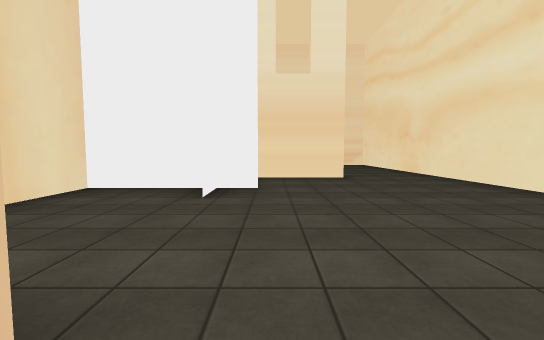
View 1 (above)

12 first-person views from a walk through a scene from a Unity 3-D project. The camera is 1.3 m above the floor, tilts 4° down and sees 90° across. The floor is counted in squares, 2 m on a side. Each view is taken from the middle of a square. On the plan, view 1 faces up. The plan holds only what a view shows up to about 9 squares ahead; the rest is blank. The place goes on beyond the plan. The player character is not drawn. Some animated figures are not drawn. Some surface patterns are stand-ins.

View 2
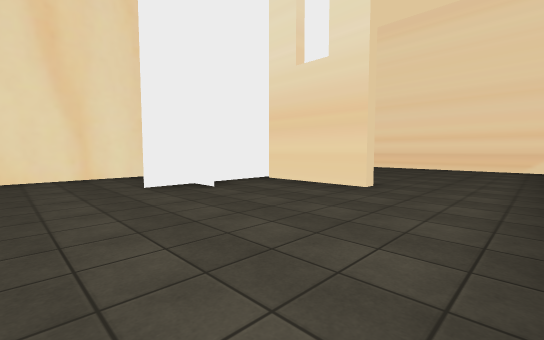

View 3
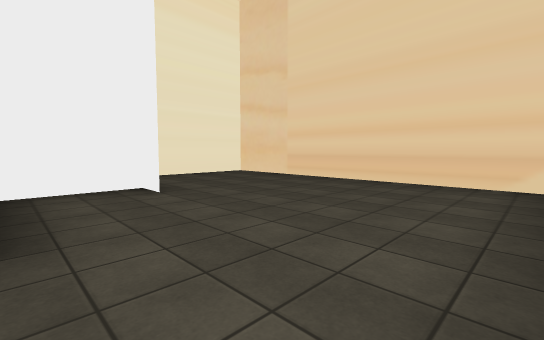

View 4
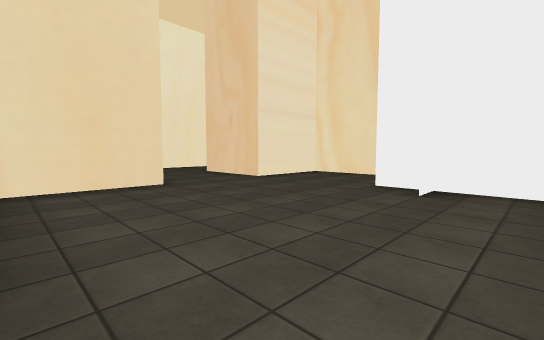

View 5
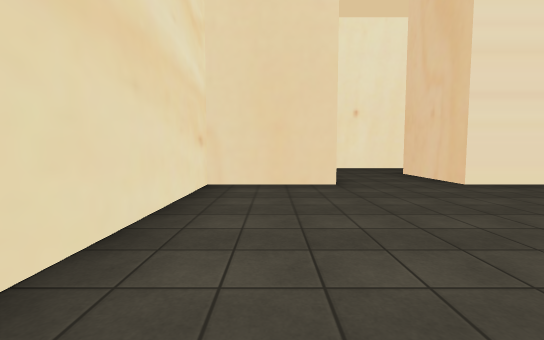

View 6
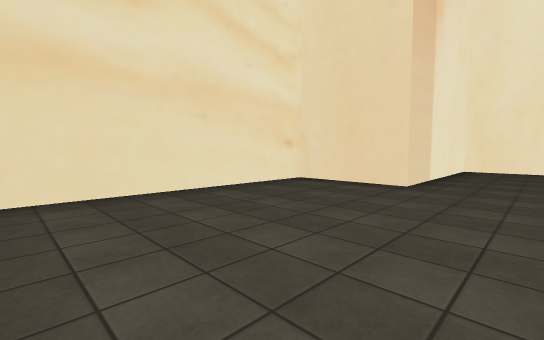

View 7
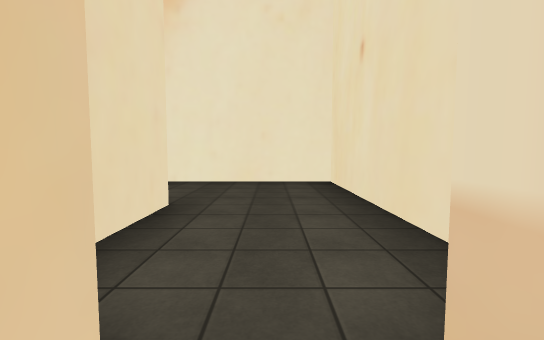

View 8
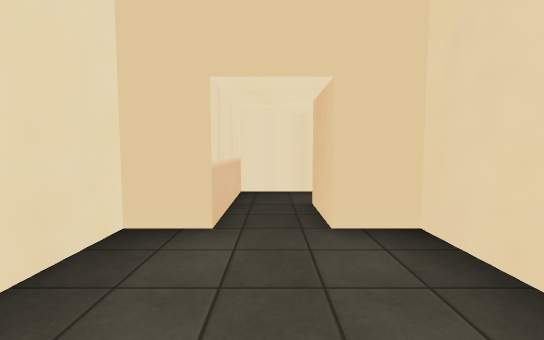

View 9
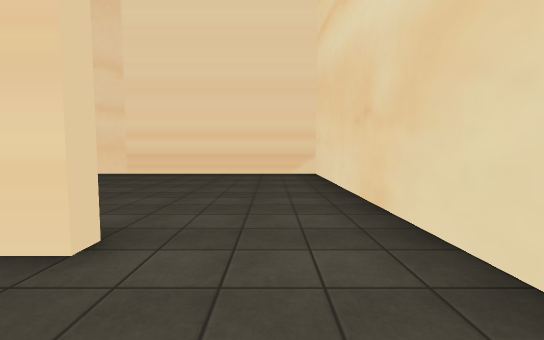

View 10
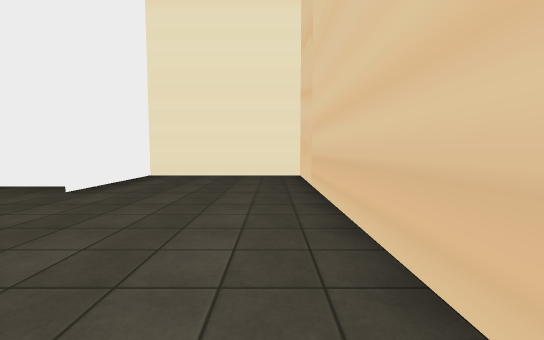

View 11
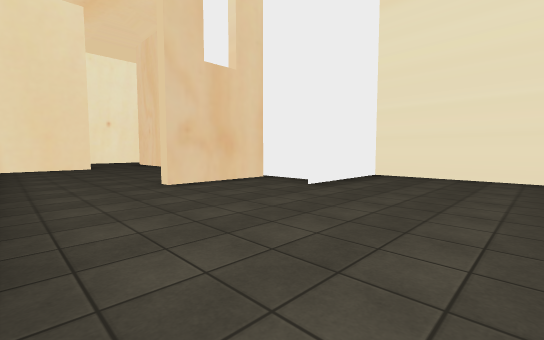

View 12
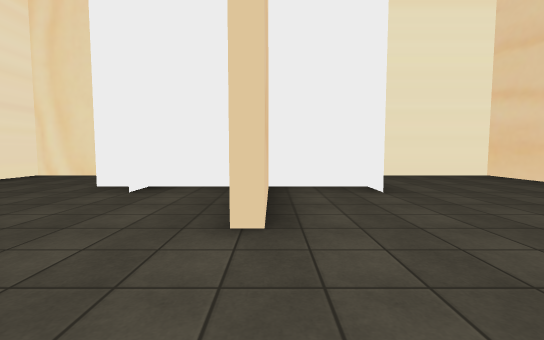

### Floor plan
Points are (right, up) in squares from view 1. A wall is a line through its corners. A room is listed if a view was taken in it or the views show most of it. See-through windows are left out.
Room 1 (views 1, 2, 3, 4, 5, 6, 9, 10, 11, 12)
walls: (1.9, 6.6) (-0.8, 6.6); (-0.2, 4.8) (-3.2, 4.8) (-3.2, 0.8) (-0.8, 0.8) (-0.8, -1.7); (-0.9, 6.9) (1.8, 6.9); (-1, 4.8) (-0.1, 4.8); (1.8, -1.4) (1.8, 0.8) (4.3, 0.8) (4.3, 12.8) (-3.2, 12.8) (-3.2, 8.8) (-0.1, 8.8) (-1, 8.8) (-1, 3.8)
ways out: opening at (0.5, -0.5) to room 2
Room 2 (views 7, 8)
walls: (-0.8, -1.7) (-3.2, -1.7) (-3.2, -2.5) (-4.4, -2.5); (-5.3, -2.2) (-5.3, -3.5) (-3.2, -3.5) (-3.2, -4.3) (1.8, -4.3) (1.8, -1.4)
ways out: opening at (0.5, -0.5) to room 1

Where each view was taken, in squares from view 1:
view 1: 0 up, 0 right, facing up
view 2: 2 up, 4 right, facing up-left
view 3: 7 up, 4 right, facing up-left
view 4: 6 up, 4 right, facing down-left
view 5: 6 up, 3 right, facing down
view 6: 6 up, 0 right, facing down-right
view 7: 3 down, 4 left, facing right
view 8: 3 down, 1 left, facing left
view 9: 5 up, 3 right, facing up
view 10: 12 up, 4 right, facing left
view 11: 12 up, 4 right, facing down-left
view 12: 7 up, 4 right, facing left
